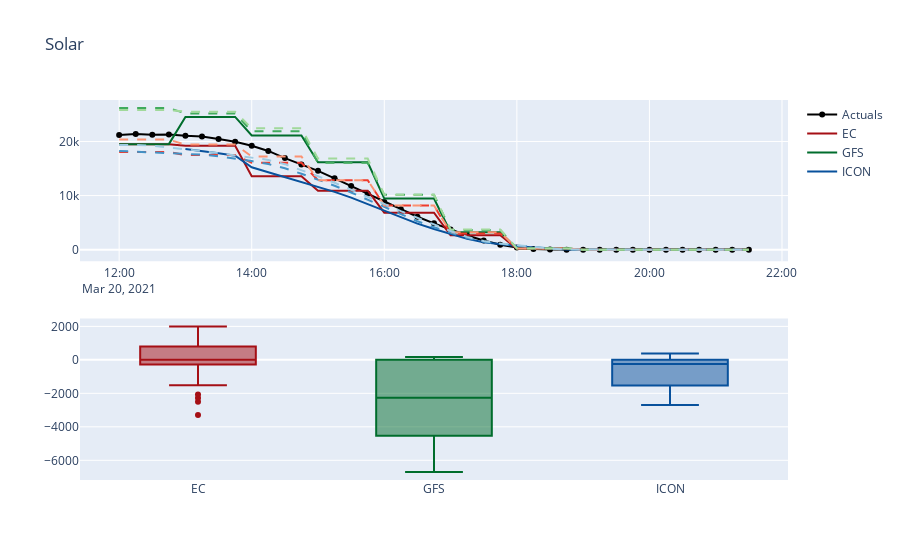

Notebook cell for this chart:
### Code cell
import wapi
import pandas as pd
import matplotlib.pyplot as plt


region = 'de'
source = 'spv'
sources = {
    'spv': 'Solar',
    'wnd': 'Wind'
}

concerned_runs = [pd.Timestamp.now().floor('6H') - pd.Timedelta(hours=6*i) for i in range(2,5)]

layout = {
    'title': sources[source],
    'showlegend': True,
    'hovermode': 'x',
    'spikedistance': -1,
    'xaxis': {
        'showspikes': True,
        'spikemode': 'across',
        'spikesnap': 'cursor',
        'showline': True,
        'showgrid': True,
    }
}
fig = go.Figure(layout=layout)
subs = make_subplots(
    rows=2,
    cols=1,
    figure=fig
)

subs.add_trace(go.Scatter(x=pv.index, y=pv, mode='lines+markers', line={'color': 'black'}, name='Actuals'), row=1, col=1)

for concerned_run_i, concerned_run in enumerate(concerned_runs):
    issue_date = concerned_run.floor('D')
    run_hour = str(concerned_run.hour).zfill(2)

    ## Get PV actuals

    curve_name = 'pro ' + region + ' {} mwh/h cet min15 a'.format(source)
    pv = session.get_curve(name=curve_name).get_data(data_from=yesterday).to_pandas()

    ## Get EC00 PV forecast data
    curve_name = 'pro ' + region + ' {} ec{} mwh/h cet min15 f'.format(source, run_hour)
    ec00  = session.get_curve(name=curve_name).get_instance(issue_date=issue_date).to_pandas()
    ec00 = ec00.loc[pv.index]


    # GFS00 PV forecast
    curve_name = 'pro ' + region + ' {} gfs{} mwh/h cet min15 f'.format(source, run_hour)
    gfs00 = session.get_curve(name=curve_name).get_instance(issue_date=issue_date).to_pandas()
    gfs00 = gfs00.loc[pv.index]


    curve_name = 'pro ' + region + ' {} icon{} mwh/h cet min15 f'.format(source, run_hour)
    icon00 = session.get_curve(name=curve_name).get_instance(issue_date=issue_date).to_pandas()
    icon00 = icon00[(icon00.index<=pv.index.max()) & (icon00.index>=pv.index.min())]

    

   

    dash = None if concerned_run_i==0 else 'dash'
    showlegend = True if concerned_run_i==0 else False
    add_to_name = concerned_run.strftime(' (%Y-%m-%d %H:00)') if concerned_run_i!=0 else ''
    
    subs.add_trace(go.Scatter(x=ec00.index, y=ec00, line={'color': px.colors.sequential.Reds[8-2*concerned_run_i-1], 'dash': dash}, name='EC{}'.format(add_to_name), showlegend=showlegend), row=1, col=1)
    subs.add_trace(go.Scatter(x=gfs00.index, y=gfs00, line={'color': px.colors.sequential.Greens[8-2*concerned_run_i-1], 'dash': dash}, name='GFS{}'.format(add_to_name), showlegend=showlegend), row=1, col=1)
    subs.add_trace(go.Scatter(x=icon00.index, y=icon00, line={'color': px.colors.sequential.Blues[8-2*concerned_run_i-1], 'dash': dash}, name='ICON{}'.format(add_to_name), showlegend=showlegend), row=1, col=1)

subs.add_trace(go.Box(y=(pv.values - ec00.values), name='EC', marker_color = px.colors.sequential.Reds[7], showlegend=False), row=2, col=1)
subs.add_trace(go.Box(y=(pv.values - gfs00.values), name = 'GFS', marker_color = px.colors.sequential.Greens[7], showlegend=False), row=2, col=1)
subs.add_trace(go.Box(y=(icon00 - pv).dropna(), name = 'ICON', marker_color = px.colors.sequential.Blues[7], showlegend=False), row=2, col=1)

fig.show()
